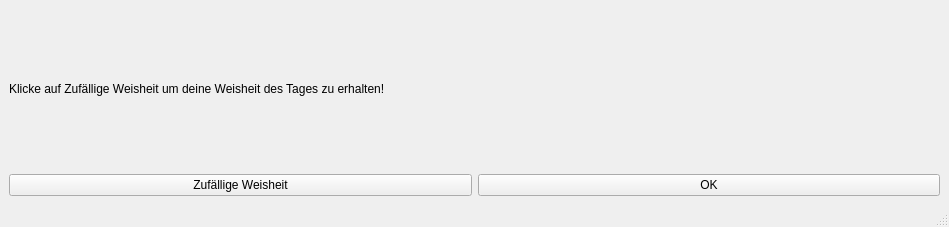
<?xml version="1.0" encoding="UTF-8"?>
<ui version="4.0">
 <class>MainWindow</class>
 <widget class="QMainWindow" name="MainWindow">
  <property name="geometry">
   <rect>
    <x>0</x>
    <y>0</y>
    <width>949</width>
    <height>227</height>
   </rect>
  </property>
  <property name="windowTitle">
   <string>MainWindow</string>
  </property>
  <widget class="QWidget" name="centralwidget">
   <layout class="QVBoxLayout" name="verticalLayout">
    <item>
     <widget class="QLabel" name="label">
      <property name="text">
       <string>Klicke auf Zufällige Weisheit um deine Weisheit des Tages zu erhalten!</string>
      </property>
     </widget>
    </item>
    <item>
     <layout class="QHBoxLayout" name="horizontalLayout">
      <item>
       <widget class="QPushButton" name="randomButton">
        <property name="text">
         <string>Zufällige Weisheit</string>
        </property>
       </widget>
      </item>
      <item>
       <widget class="QPushButton" name="closeButton">
        <property name="text">
         <string>OK</string>
        </property>
       </widget>
      </item>
     </layout>
    </item>
   </layout>
  </widget>
  <widget class="QStatusBar" name="statusbar"/>
 </widget>
 <resources/>
 <connections/>
</ui>
